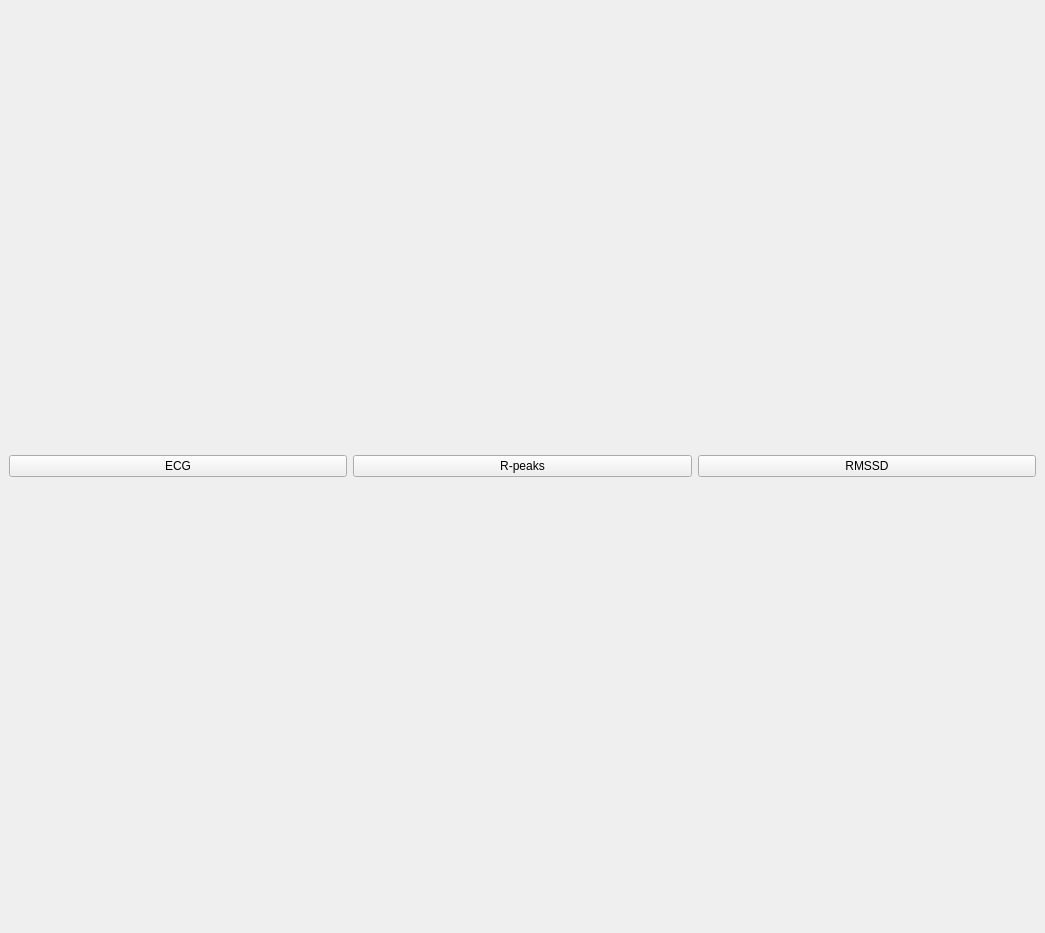
<?xml version="1.0" encoding="UTF-8"?>
<ui version="4.0">
 <class>MainWindow</class>
 <widget class="QMainWindow" name="MainWindow">
  <property name="geometry">
   <rect>
    <x>0</x>
    <y>0</y>
    <width>1045</width>
    <height>933</height>
   </rect>
  </property>
  <property name="windowTitle">
   <string>MainWindow</string>
  </property>
  <widget class="QWidget" name="centralwidget">
   <layout class="QVBoxLayout" name="verticalLayout_2">
    <item>
     <layout class="QVBoxLayout" name="ECG_layou"/>
    </item>
    <item>
     <layout class="QVBoxLayout" name="RMSSD_layou"/>
    </item>
    <item>
     <layout class="QHBoxLayout" name="horizontalLayout">
      <item>
       <widget class="QPushButton" name="pushButton_3">
        <property name="text">
         <string>ECG</string>
        </property>
        <property name="iconSize">
         <size>
          <width>25</width>
          <height>25</height>
         </size>
        </property>
       </widget>
      </item>
      <item>
       <widget class="QPushButton" name="pushButton_2">
        <property name="text">
         <string>R-peaks</string>
        </property>
       </widget>
      </item>
      <item>
       <widget class="QPushButton" name="pushButton">
        <property name="text">
         <string>RMSSD</string>
        </property>
       </widget>
      </item>
     </layout>
    </item>
   </layout>
  </widget>
 </widget>
 <resources/>
 <connections/>
</ui>
